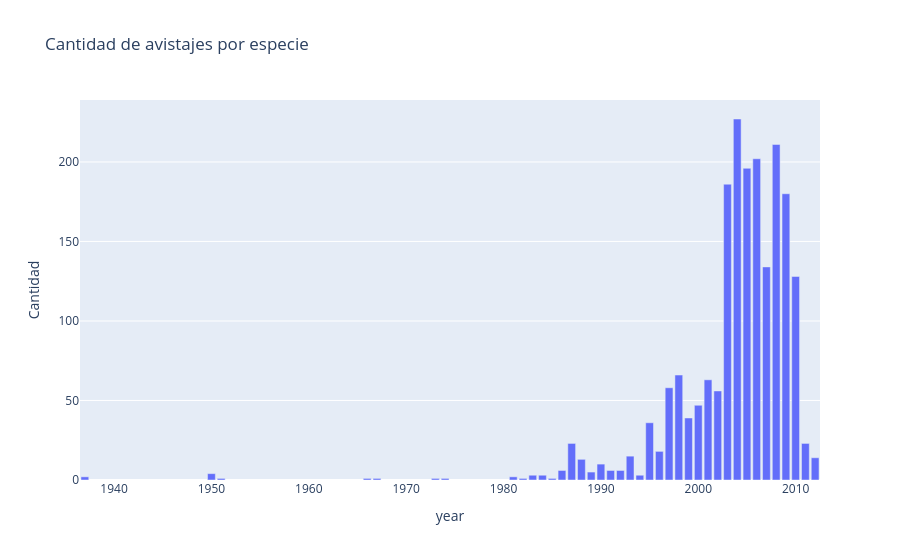

Notebook code cell kept with this figure:
### Markdown cell above
¿Cómo evolucionaron los registros durante los meses del año mas actual del dataset?

### Code cell
fig = px.bar(
    fe,
    x="year",
    y="Cantidad",
    title="Cantidad de avistajes por especie"
)

fig.show()

### Figure 1 — Plotly figure (JSON) as saved in the notebook; plotly's stock layout.template omitted (floating-point values rounded to 4 significant figures)
{"data": [{"hovertemplate": "year=%{x}<br>Cantidad=%{y}<extra></extra>", "legendgroup": "", "marker": {"color": "#636efa", "pattern": {"shape": ""}}, "name": "", "orientation": "v", "showlegend": false, "textposition": "auto", "type": "bar", "x": [2004.0, 2008.0, 2006.0, 2005.0, 2003.0, 2009.0, 2007.0, 2010.0, 1998.0, 2001.0, 1997.0, 2002.0, 2000.0, 1999.0, 1995.0, 1987.0, 2011.0, 1996.0, 1993.0, 2012.0, 1988.0, 1990.0, 1991.0, 1992.0, 1986.0, 1989.0, 1950.0, 1994.0, 1984.0, 1983.0, 1981.0, 1937.0, 1982.0, 1951.0, 1985.0, 1967.0, 1966.0, 1973.0, 1974.0], "xaxis": "x", "y": [227, 211, 202, 196, 186, 180, 134, 128, 66, 63, 58, 56, 47, 39, 36, 23, 23, 18, 15, 14, 13, 10, 6, 6, 6, 5, 4, 3, 3, 3, 2, 2, 1, 1, 1, 1, 1, 1, 1], "yaxis": "y"}], "layout": {"barmode": "relative", "legend": {"tracegroupgap": 0}, "title": {"text": "Cantidad de avistajes por especie"}, "xaxis": {"anchor": "y", "domain": [0, 1], "title": {"text": "year"}}, "yaxis": {"anchor": "x", "domain": [0, 1], "title": {"text": "Cantidad"}}}}
